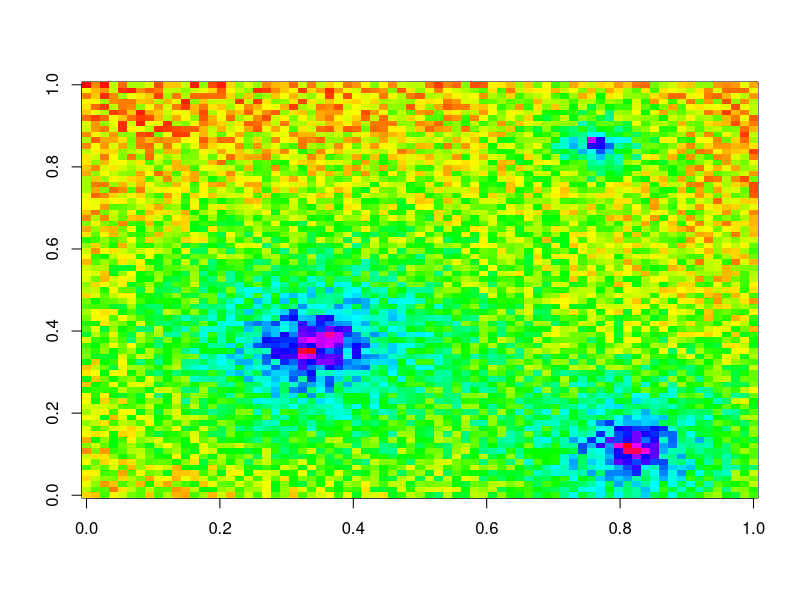
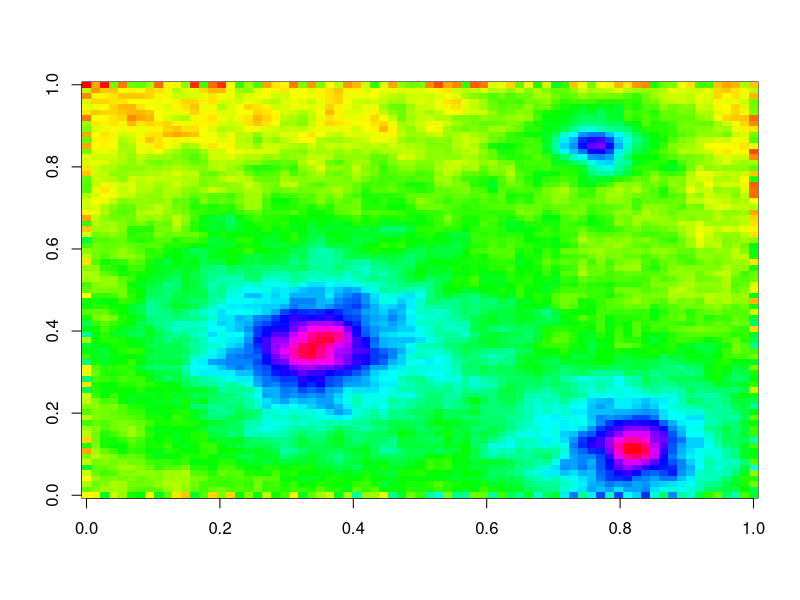
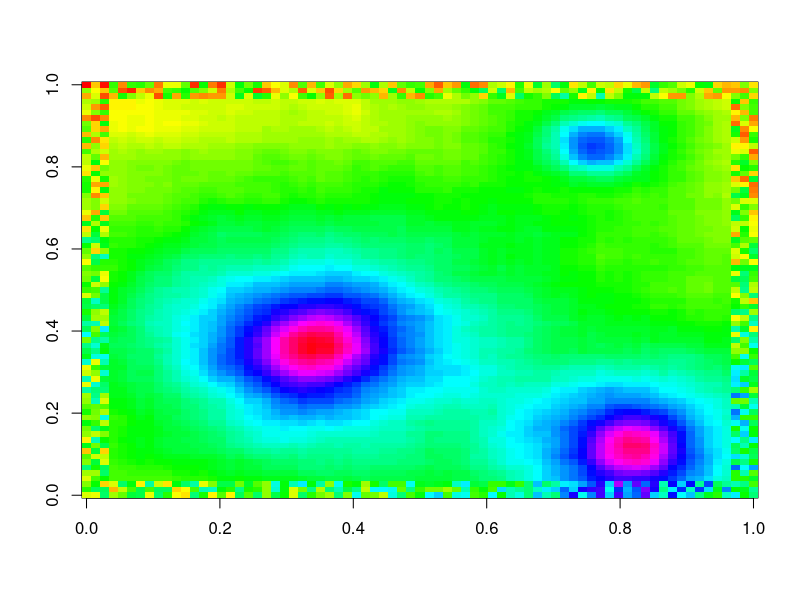
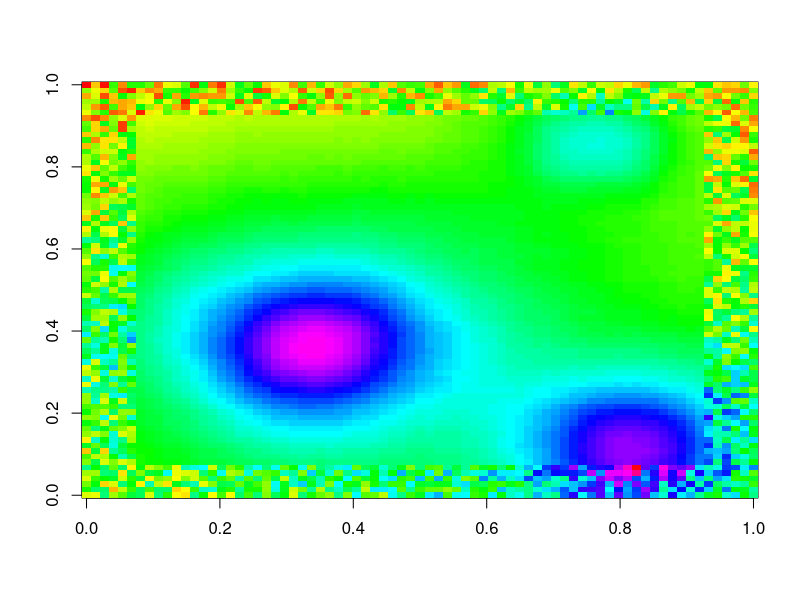

R code for these plots, in order:
## ---- chunk 1
knitr::opts_chunk$set(echo = TRUE)
## ---- chunk 2
#print("This won't run) #commented line
print("This will run") #uncommented line

#everything after the '#' sign does not run!
## ---- chunk 3
#DO NOT CHANGE THE CODE -- JUST ADD COMMENTS


matrix.smoother <- function(MATRIX, halfwindow){
  M.smoothed <- MATRIX
  
  for(row in (halfwindow+1):(nrow(MATRIX)-halfwindow)){
    for(col in (halfwindow+1):(ncol(MATRIX)-halfwindow)){
      M.smoothed[row, col] <- mean( MATRIX[(row-halfwindow):(row+halfwindow),(col-halfwindow):(col+halfwindow)] ) 
    }
  }
  
  return(M.smoothed)
}

MB <- matrix( 0,ncol=75,nrow=75)
set.seed(474)
for( i in 1:75) { 
  for (j in 1:75) { 
    MB[i,j] <- round(2.25+runif(1,-.5,.5) + log10(20/( (i-25.5)^2 + (j-26.5)^2 ) + 20/( (i-27.5)^2 + (j-29.5)^2 ) + 25/( (i-61.5)^2 + (j-9.5)^2) + 3/( (i-57.5)^2 + (j-64.5)^2 ) ), digits=2) #dont worry about commenting this line
  } 
}

rownames(MB) <- colnames(MB) <- 1:75
image(MB,col = rainbow(100))


M.1 <- matrix.smoother(MB,halfwindow=1)
image(M.1,col = rainbow(100))
mean(M.1)

M.3 <- matrix.smoother(MB,halfwindow=3)
image(M.3,col = rainbow(100))
mean(M.3)

M.6 <- matrix.smoother(MB,halfwindow=6)
image(M.6,col = rainbow(100))
mean(M.6)
## ---- chunk 4
my_func <- function(a, b){
  return(b/a)
}

c <- cars
colnames(c) <- c("s", "d")

my_ret <- my_func(c$s, c$d)
print(mean(my_ret)) #can anyone tell me what this is?
## ---- chunk 5
calculate_times <- function(speed_array, distance_array){
  return(distance_array/speed_array) # time = distance / speed 
}

cars_dataset <- cars
colnames(cars_dataset) <- c("speed", "distance")

times_array <- calculate_times(cars_dataset$speed, cars_dataset$distance)
print(mean(times_array)) #we should all know what this is now :)
## ---- chunk 6
my_temps <- pressure$temperature; length(my_temps) -> LEnGth; convertToCelcius <- function(tmpsARRAY, l){ return(((tmpsARRAY - 32) * (5/9))) }; (mean(convertToCelcius(my_temps, LEnGth)))
## ---- chunk 7
condition1 <-TRUE; condition2 <- TRUE #ignore

#Generally of the form:
if(condition1){
  print("do something")
}else if(condition2){
  print("do something else")
}else{
  print("do a third thing")
}

#We usually use boolean operators to test conditions: ==, <, >, !=, etc. Some example conditions are below:
condition1 <- cars$speed[4] < 10; condition2 <- cars$dist[3] > 50

if(condition1) {
  print("That car is slow")
}else if(condition2) {
  print("That is a large distance")
}else {
  print("Its just a car")
}

#We can also build logical vectors using conditionals
logical_vector <- cars$speed > 15
print(logical_vector) #what data type is this?

#Logical vectors can be useful for many things including creating subsets...
subset <- cars$dist[logical_vector]
print(subset)
## ---- chunk 8
#There are 2 main types of loops: while and for.

#WHILE LOOPS: loop while condition is true, will break the loop when condition becomes false
condition <- TRUE

while(condition) { #how many times did this loop execute?
  condition <- FALSE
}

#We can also use keywords to control loops
# break - exits the loop completely
# continue - skips the rest of the current iteration of the loop and continues the next cycle

while(condition) {
  break
}

#FOR LOOPS: loop through a designated set or range of values

#a simple example
length <- 5
for(i in 1:length) {
  print(i)
}

#We can use this to iterate through data structures

#example 1
for(j in 1:length(cars)) {
  print(cars$speed[j])
}

#example 2
for(elem in cars$speed) {
  print(elem)
}

#example 3 -- nesting loops
simple_matrix <- matrix(1:9, nrow=3)

for(i in 1:nrow(simple_matrix)) {
  for(j in 1:ncol(simple_matrix)) {
    print(simple_matrix[i, j])
  }
}
## ---- chunk 9
quarter <- rep( paste("Q",1:4,sep=""), 25 )[1:100]  #100 because we want a vector with 50 elements

#WRITE YOUR CODE HERE


#head(x) #uncomment to check your work
#15.3000  9.5000  5.4000  6.8800 20.4220 27.9758
